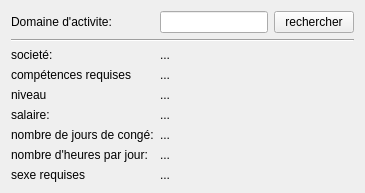
     <widget class="QWidget" name="tab_2">
      <attribute name="title">
       <string>conseil</string>
      </attribute>
      <layout class="QGridLayout" name="gridLayout_5">
       <item row="7" column="1" colspan="2">
        <widget class="QLabel" name="c6">
         <property name="font">
          <font/>
         </property>
         <property name="text">
          <string>...</string>
         </property>
        </widget>
       </item>
       <item row="0" column="2">
        <widget class="QPushButton" name="recherche_c">
         <property name="font">
          <font/>
         </property>
         <property name="text">
          <string>rechercher</string>
         </property>
        </widget>
       </item>
       <item row="5" column="1" colspan="2">
        <widget class="QLabel" name="c4">
         <property name="font">
          <font/>
         </property>
         <property name="text">
          <string>...</string>
         </property>
        </widget>
       </item>
       <item row="6" column="0">
        <widget class="QLabel" name="o_label_29">
         <property name="font">
          <font/>
         </property>
         <property name="text">
          <string>nombre de jours de congé:</string>
         </property>
        </widget>
       </item>
       <item row="6" column="1" colspan="2">
        <widget class="QLabel" name="c5">
         <property name="font">
          <font/>
         </property>
         <property name="text">
          <string>...</string>
         </property>
        </widget>
       </item>
       <item row="8" column="0">
        <widget class="QLabel" name="o_label_31">
         <property name="font">
          <font/>
         </property>
         <property name="text">
          <string>sexe requises</string>
         </property>
        </widget>
       </item>
       <item row="2" column="1" colspan="2">
        <widget class="QLabel" name="c1">
         <property name="font">
          <font/>
         </property>
         <property name="text">
          <string>...</string>
         </property>
        </widget>
       </item>
       <item row="3" column="1" colspan="2">
        <widget class="QLabel" name="c2">
         <property name="font">
          <font/>
         </property>
         <property name="text">
          <string>...</string>
         </property>
        </widget>
       </item>
       <item row="5" column="0">
        <widget class="QLabel" name="o_label_27">
         <property name="font">
          <font/>
         </property>
         <property name="text">
          <string>salaire:</string>
         </property>
        </widget>
       </item>
       <item row="2" column="0">
        <widget class="QLabel" name="o_label_23">
         <property name="font">
          <font/>
         </property>
         <property name="text">
          <string>societé:</string>
         </property>
        </widget>
       </item>
       <item row="7" column="0">
        <widget class="QLabel" name="o_label_35">
         <property name="font">
          <font/>
         </property>
         <property name="text">
          <string>nombre d'heures par jour:</string>
         </property>
        </widget>
       </item>
       <item row="0" column="1">
        <widget class="QLineEdit" name="conseil_le">
         <property name="font">
          <font/>
         </property>
        </widget>
       </item>
       <item row="0" column="0">
        <widget class="QLabel" name="o_label_33">
         <property name="font">
          <font/>
         </property>
         <property name="text">
          <string>Domaine d'activite:</string>
         </property>
        </widget>
       </item>
       <item row="8" column="1" colspan="2">
        <widget class="QLabel" name="c7">
         <property name="font">
          <font/>
         </property>
         <property name="text">
          <string>...</string>
         </property>
        </widget>
       </item>
       <item row="1" column="0" colspan="3">
        <widget class="Line" name="line_3">
         <property name="font">
          <font/>
         </property>
         <property name="orientation">
          <enum>Qt::Horizontal</enum>
         </property>
        </widget>
       </item>
       <item row="3" column="0">
        <widget class="QLabel" name="o_label_25">
         <property name="font">
          <font/>
         </property>
         <property name="text">
          <string>compétences requises</string>
         </property>
        </widget>
       </item>
       <item row="4" column="0">
        <widget class="QLabel" name="o_label_36">
         <property name="font">
          <font/>
         </property>
         <property name="text">
          <string>niveau</string>
         </property>
        </widget>
       </item>
       <item row="4" column="1" colspan="2">
        <widget class="QLabel" name="c3">
         <property name="font">
          <font/>
         </property>
         <property name="text">
          <string>...</string>
         </property>
        </widget>
       </item>
      </layout>
     </widget>
